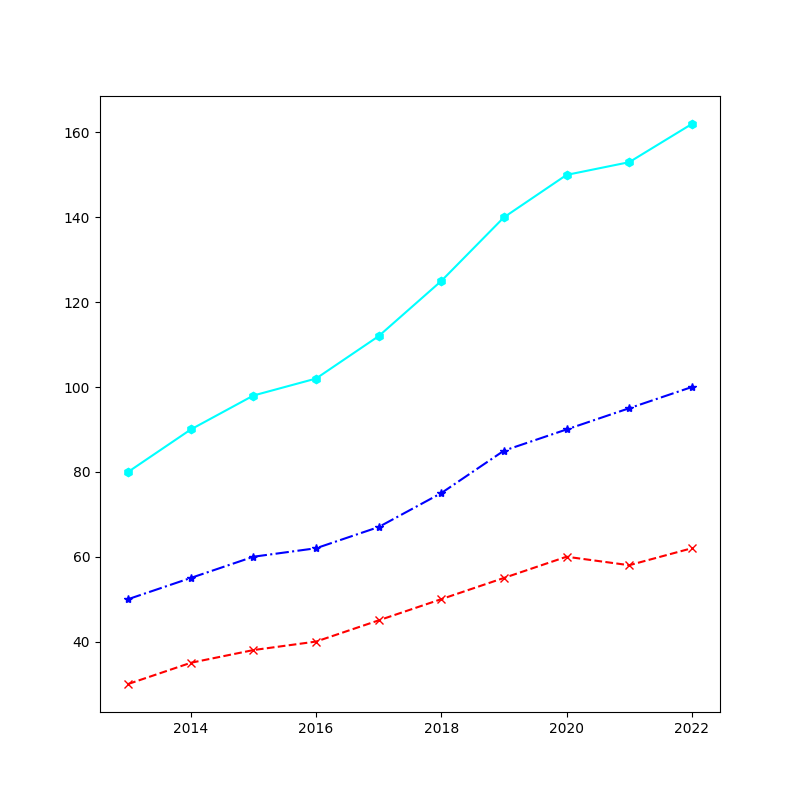

Python code for this plot:
import numpy as np
import matplotlib.pyplot as plt

# Data
years = np.array([2013, 2014, 2015, 2016, 2017, 2018, 2019, 2020, 2021, 2022])
weekday_rides = np.array([50, 55, 60, 62, 67, 75, 85, 90, 95, 100])
weekend_rides = np.array([30, 35, 38, 40, 45, 50, 55, 60, 58, 62])
total_rides = weekday_rides + weekend_rides

# Initialize figure
fig, ax1 = plt.subplots(figsize=(8, 8))

# Plot
ax1.plot(years, weekday_rides, marker='*', linestyle='-.', color='blue')
ax1.plot(years, weekend_rides, marker='x', linestyle='--', color='red')
ax1.plot(years, total_rides, marker='h', linestyle='-', color='cyan')

# Remove textual elements
ax1.set_xlabel('')
ax1.set_ylabel('')
ax1.set_title('')
ax1.legend().set_visible(False)
ax1.grid(visible=False)

# Remove annotations
# Display the plot
plt.show()
